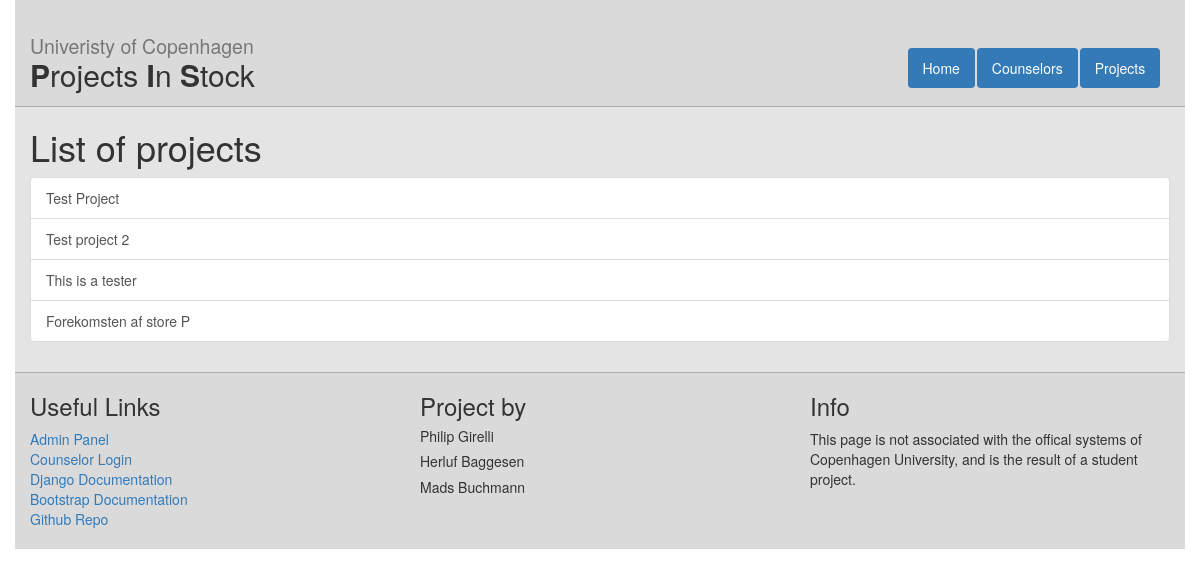
The app's page /projects with its own data.
### web/models.py (models this page shows, shortened)
class Project(models.Model):
    title = models.CharField(max_length = 120) #120 is up for discussion
    description = models.TextField()
    timestamp = models.DateTimeField(auto_now = False, auto_now_add = True)
    degree_choices = (('BSc','Bachelor'),('MS','Masters'))
    degree = models.CharField(max_length = 5, choices = degree_choices, default='BSc')
    topic = models.CharField(max_length = 120) #120 is up for discussion

### web/views.py (the view)
# urls.py: url(r'^projects$', views.project_list, name="project_list"),
def project_list(request):
    projects = Project.objects.all()
    context = {
        "project_list":projects,
        }
    return render(request,"web/project_list.html", context)

### web/templates/web/project_list.html
{%extends "web/master.html" %}
{% block content%}
  <h1>List of projects</h1>
  <div class="list-group">
    {% for prj in project_list %}
    <a class="list-group-item" href="{% url 'project_detail' prj.id %}">{{prj.title}}</a>
    {% endfor %}
  </div>
{%endblock%}

### web/static/web/style.css (style rules this page uses)
html, body { height : 100%; }

### records on screen
Project: title "Test Project"
Project: title "Test project 2"
Project: title "This is a tester"
Project: title "Forekomsten af store P"
